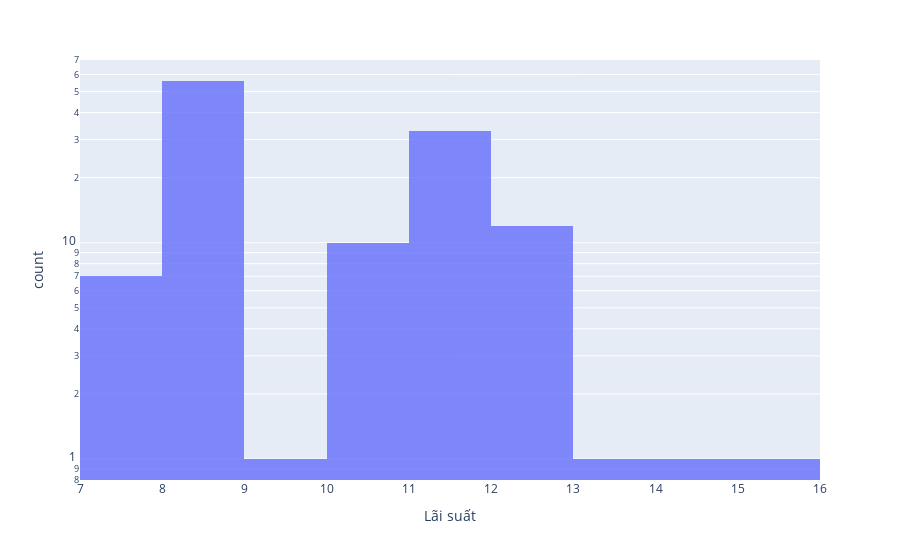

Notebook code cell kept with this figure:
### Code cell
px.histogram(tansuatloinhuan,x=tansuatloinhuan['Lãi suất'],opacity=0.8,
                   log_y=True,)

### Figure 1 — Plotly figure (JSON) as saved in the notebook; plotly's stock layout.template omitted (floating-point values rounded to 4 significant figures)
{"data": [{"alignmentgroup": "True", "bingroup": "x", "hovertemplate": "Lãi suất=%{x}<br>count=%{y}<extra></extra>", "legendgroup": "", "marker": {"color": "#636efa", "opacity": 0.8, "pattern": {"shape": ""}}, "name": "", "offsetgroup": "", "orientation": "v", "showlegend": false, "type": "histogram", "x": [7.83, 10.79, 10, 8.14, 8.14, 11.3, 8.14, 10.2, 8, 8, 8, 8, 11.04, 11.04, 11.04, 11.04, 11.04, 11.04, 10.91, 8.97, 8.97, 8, 8.97, 8.97, 10.76, 8, 8.96, 8, 8, 8.04, 8.67, 8.23, 14.81, 8.03, 11.05, 11.05, 11.05, 11.05, 11.05, 8, 8, 8.98, 8.23, 8.23, 8.23, 8.23, 8.23, 8.23, 8.23, 8.23, 8, 8.23, 8.23, 8.23, 8, 10.4, 10.23, 10.71, 8.5, 10.23, 11.46, 11.46, 11.46, 11.46, 11.46, 11.46, 11.46, 11.46, 11.46, 11.46, 11.46, 11.46, 11.46, 11.46, 11.46, 11.46, 11.46, 11.46, 11.46, 8.01, 8.01, 11.46, 11.46, 8.09, 8.02, 7.82, 7.82, 7.82, 15.43, 8.03, 8.49, 8.51, 8.52, 13.29, 8.08, 8.08, 8.08, 8.08, 8.08, 12.61, 8.07, 12.61, 12.61, 12.61, 8.07, 12.61, 7.74, 8.07, 12.61, 12.61, 12.61, 12.61, 12.61, 12.61, 12.61, 7.74, 7.74, 8.21, 8.16, 10.02, 8.18, 9.9], "xaxis": "x", "yaxis": "y"}], "layout": {"barmode": "relative", "legend": {"tracegroupgap": 0}, "margin": {"t": 60}, "xaxis": {"anchor": "y", "domain": [0, 1], "title": {"text": "Lãi suất"}}, "yaxis": {"anchor": "x", "domain": [0, 1], "title": {"text": "count"}, "type": "log"}}}
